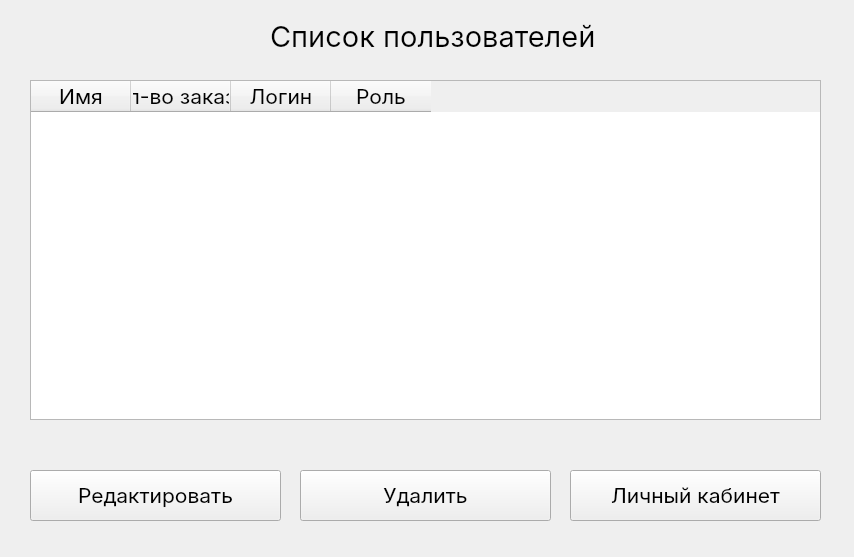
<?xml version="1.0" encoding="UTF-8"?>
<ui version="4.0">
 <class>ListUsersWindow</class>
 <widget class="QWidget" name="ListUsersWindow">
  <property name="geometry">
   <rect>
    <x>0</x>
    <y>0</y>
    <width>854</width>
    <height>557</height>
   </rect>
  </property>
  <property name="sizePolicy">
   <sizepolicy hsizetype="Fixed" vsizetype="Fixed">
    <horstretch>0</horstretch>
    <verstretch>0</verstretch>
   </sizepolicy>
  </property>
  <property name="windowTitle">
   <string>Form</string>
  </property>
  <widget class="QPushButton" name="edit_button">
   <property name="geometry">
    <rect>
     <x>30</x>
     <y>470</y>
     <width>251</width>
     <height>51</height>
    </rect>
   </property>
   <property name="font">
    <font>
     <family>Inter</family>
     <pointsize>16</pointsize>
    </font>
   </property>
   <property name="text">
    <string>Редактировать</string>
   </property>
  </widget>
  <widget class="QLabel" name="list_users_label">
   <property name="geometry">
    <rect>
     <x>270</x>
     <y>10</y>
     <width>421</width>
     <height>51</height>
    </rect>
   </property>
   <property name="font">
    <font>
     <family>Inter</family>
     <pointsize>22</pointsize>
    </font>
   </property>
   <property name="text">
    <string>Список пользователей</string>
   </property>
  </widget>
  <widget class="QPushButton" name="go_area_button">
   <property name="geometry">
    <rect>
     <x>570</x>
     <y>470</y>
     <width>251</width>
     <height>51</height>
    </rect>
   </property>
   <property name="font">
    <font>
     <family>Inter</family>
     <pointsize>16</pointsize>
    </font>
   </property>
   <property name="text">
    <string>Личный кабинет</string>
   </property>
  </widget>
  <widget class="QTableWidget" name="users_table_widget">
   <property name="geometry">
    <rect>
     <x>30</x>
     <y>80</y>
     <width>791</width>
     <height>340</height>
    </rect>
   </property>
   <property name="editTriggers">
    <set>QAbstractItemView::NoEditTriggers</set>
   </property>
   <property name="selectionMode">
    <enum>QAbstractItemView::SingleSelection</enum>
   </property>
   <property name="selectionBehavior">
    <enum>QAbstractItemView::SelectRows</enum>
   </property>
   <property name="gridStyle">
    <enum>Qt::SolidLine</enum>
   </property>
   <attribute name="verticalHeaderVisible">
    <bool>false</bool>
   </attribute>
   <column>
    <property name="text">
     <string>Имя</string>
    </property>
    <property name="font">
     <font>
      <family>Inter</family>
      <pointsize>16</pointsize>
     </font>
    </property>
    <property name="background">
     <color>
      <red>255</red>
      <green>255</green>
      <blue>255</blue>
     </color>
    </property>
   </column>
   <column>
    <property name="text">
     <string>Кол-во заказов</string>
    </property>
    <property name="font">
     <font>
      <family>Inter</family>
      <pointsize>16</pointsize>
     </font>
    </property>
    <property name="background">
     <color>
      <red>255</red>
      <green>255</green>
      <blue>255</blue>
     </color>
    </property>
   </column>
   <column>
    <property name="text">
     <string>Логин</string>
    </property>
    <property name="font">
     <font>
      <family>Inter</family>
      <pointsize>16</pointsize>
     </font>
    </property>
    <property name="foreground">
     <brush brushstyle="NoBrush">
      <color alpha="255">
       <red>255</red>
       <green>255</green>
       <blue>255</blue>
      </color>
     </brush>
    </property>
   </column>
   <column>
    <property name="text">
     <string>Роль</string>
    </property>
    <property name="font">
     <font>
      <family>Inter</family>
      <pointsize>16</pointsize>
     </font>
    </property>
   </column>
  </widget>
  <widget class="QPushButton" name="delete_button">
   <property name="geometry">
    <rect>
     <x>300</x>
     <y>470</y>
     <width>251</width>
     <height>51</height>
    </rect>
   </property>
   <property name="font">
    <font>
     <family>Inter</family>
     <pointsize>16</pointsize>
    </font>
   </property>
   <property name="text">
    <string>Удалить</string>
   </property>
  </widget>
 </widget>
 <resources/>
 <connections/>
</ui>
